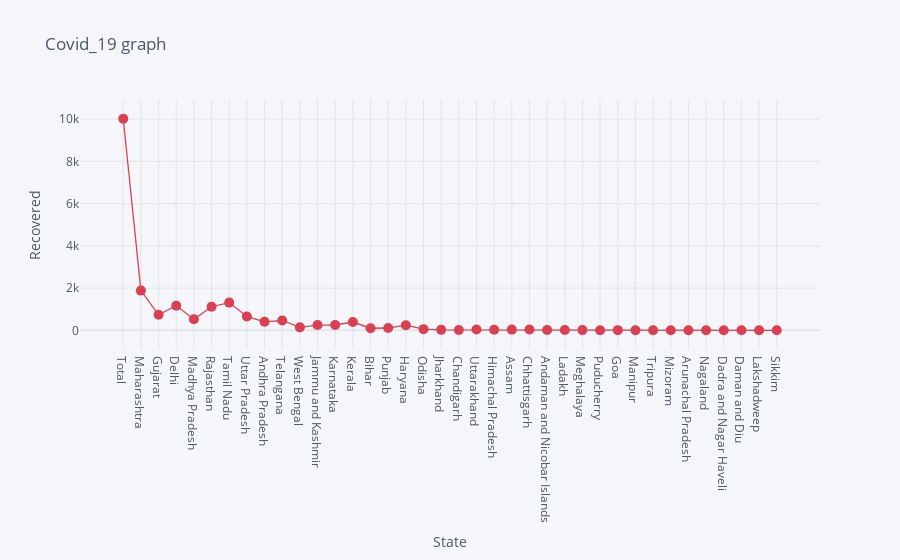

The code cell stored with this chart in its notebook:
### Markdown cell above
# Recovered cases per State

### Code cell
df.iplot(kind= 'scatter', x= 'State', y='Recovered', mode= 'markers+lines', title= 'Covid_19 graph', xTitle= 'State', yTitle= 'Recovered', color= 'red', size= 10)

### Figure 1 — Plotly figure (JSON) as saved in the notebook; plotly's stock layout.template omitted (floating-point values rounded to 4 significant figures)
{"data": [{"line": {"color": "rgba(219, 64, 82, 1.0)", "dash": "solid", "shape": "linear", "width": 1.3}, "marker": {"size": 10, "symbol": "circle"}, "mode": "markers+lines", "name": "Recovered", "text": "", "type": "scatter", "x": ["Total", "Maharashtra", "Gujarat", "Delhi", "Madhya Pradesh", "Rajasthan", "Tamil Nadu", "Uttar Pradesh", "Andhra Pradesh", "Telangana", "West Bengal", "Jammu and Kashmir", "Karnataka", "Kerala", "Bihar", "Punjab", "Haryana", "Odisha", "Jharkhand", "Chandigarh", "Uttarakhand", "Himachal Pradesh", "Assam", "Chhattisgarh", "Andaman and Nicobar Islands", "Ladakh", "Meghalaya", "Puducherry", "Goa", "Manipur", "Tripura", "Mizoram", "Arunachal Pradesh", "Nagaland", "Dadra and Nagar Haveli", "Daman and Diu", "Lakshadweep", "Sikkim"], "y": [10021, 1879, 736, 1167, 524, 1116, 1312, 654, 403, 464, 139, 247, 251, 392, 98, 108, 241, 55, 21, 18, 37, 30, 33, 36, 16, 17, 10, 5, 7, 2, 2, 0, 1, 0, 0, 0, 0, 0]}], "layout": {"legend": {"bgcolor": "#F5F6F9", "font": {"color": "#4D5663"}}, "paper_bgcolor": "#F5F6F9", "plot_bgcolor": "#F5F6F9", "title": {"font": {"color": "#4D5663"}, "text": "Covid_19 graph"}, "xaxis": {"gridcolor": "#E1E5ED", "showgrid": true, "tickfont": {"color": "#4D5663"}, "title": {"font": {"color": "#4D5663"}, "text": "State"}, "zerolinecolor": "#E1E5ED"}, "yaxis": {"gridcolor": "#E1E5ED", "showgrid": true, "tickfont": {"color": "#4D5663"}, "title": {"font": {"color": "#4D5663"}, "text": "Recovered"}, "zerolinecolor": "#E1E5ED"}}}
